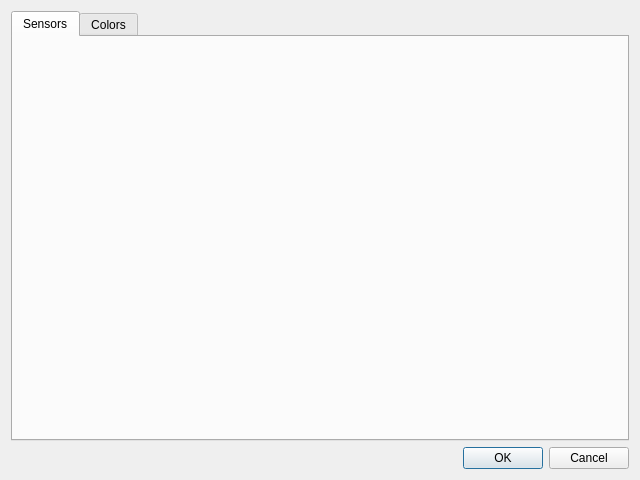
<?xml version="1.0" encoding="UTF-8"?>
<ui version="4.0">
 <class>DialogPreferences</class>
 <widget class="QDialog" name="DialogPreferences">
  <property name="windowModality">
   <enum>Qt::WindowModal</enum>
  </property>
  <property name="geometry">
   <rect>
    <x>0</x>
    <y>0</y>
    <width>640</width>
    <height>480</height>
   </rect>
  </property>
  <property name="windowTitle">
   <string>Global Preferences</string>
  </property>
  <property name="modal">
   <bool>true</bool>
  </property>
  <layout class="QVBoxLayout" name="verticalLayout">
   <item>
    <widget class="QTabWidget" name="tabPref">
     <property name="currentIndex">
      <number>0</number>
     </property>
     <widget class="QWidget" name="tabSensors">
      <attribute name="title">
       <string>Sensors</string>
      </attribute>
      <layout class="QFormLayout" name="formLayout"/>
     </widget>
     <widget class="QWidget" name="tabColors">
      <attribute name="title">
       <string>Colors</string>
      </attribute>
     </widget>
    </widget>
   </item>
   <item>
    <widget class="QDialogButtonBox" name="buttonBox">
     <property name="orientation">
      <enum>Qt::Horizontal</enum>
     </property>
     <property name="standardButtons">
      <set>QDialogButtonBox::Cancel|QDialogButtonBox::Ok</set>
     </property>
    </widget>
   </item>
  </layout>
 </widget>
 <resources/>
 <connections>
  <connection>
   <sender>buttonBox</sender>
   <signal>accepted()</signal>
   <receiver>DialogPreferences</receiver>
   <slot>accept()</slot>
   <hints>
    <hint type="sourcelabel">
     <x>248</x>
     <y>254</y>
    </hint>
    <hint type="destinationlabel">
     <x>157</x>
     <y>274</y>
    </hint>
   </hints>
  </connection>
  <connection>
   <sender>buttonBox</sender>
   <signal>rejected()</signal>
   <receiver>DialogPreferences</receiver>
   <slot>reject()</slot>
   <hints>
    <hint type="sourcelabel">
     <x>316</x>
     <y>260</y>
    </hint>
    <hint type="destinationlabel">
     <x>286</x>
     <y>274</y>
    </hint>
   </hints>
  </connection>
 </connections>
</ui>
